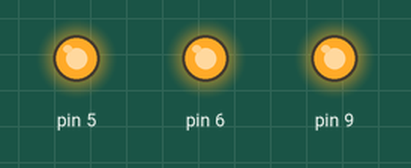
Recording of a sketch running on a simulated Arduino Uno, built with avr-gcc and run on an emulated ATmega328P. On the bench: output pins drawn as LEDs (lit = HIGH).

Above: at 0.1 s.
At 5.15 s:
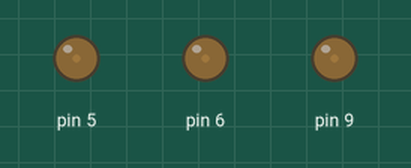
At 9.39 s:
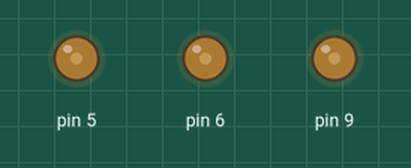
At 13.59 s:
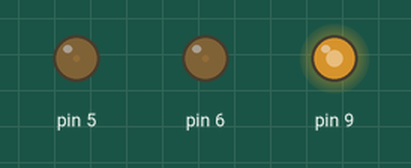
At 22.3 s:
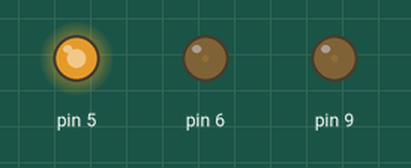
At 39.73 s:
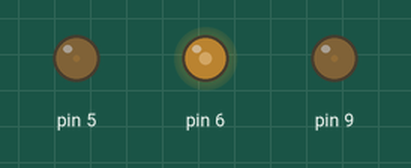
Timing chart, 0 to 40.0 s (numbered marks = the images above):
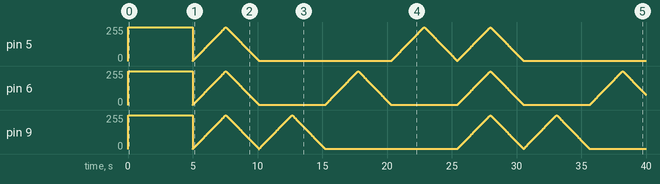

The sketch:

dingletest.ino
```cpp
void setup() {
  // put your setup code here, to run once:
pinMode(9,OUTPUT);
pinMode(6,OUTPUT);
pinMode(5,OUTPUT);
digitalWrite(9,HIGH);
digitalWrite(6,HIGH);
digitalWrite(5,HIGH);
delay(5000);
}

void loop() {
  // put your main code here, to run repeatedly:
  int i = 0;
for(i=0;i<255;i++){
  analogWrite(9,i);
  analogWrite(6,i);
  analogWrite(5,i);
  delay(10);
}


for(i=255;i>0;i--){
  analogWrite(9,i);
  analogWrite(6,i);
  analogWrite(5,i);
  delay(10);
}
for(i=0;i<255;i++){
  analogWrite(9,i);
  delay(10);
}
for(i=255;i>0;i--){
  analogWrite(9,i);
  delay(10);
}
for(i=0;i<255;i++){
  analogWrite(6,i);
  delay(10);
}
for(i=255;i>0;i--){
  analogWrite(6,i);
  delay(10);
}
for(i=0;i<255;i++){
  analogWrite(5,i);
  delay(10);
}
for(i=255;i>0;i--){
  analogWrite(5,i);
  delay(10);
}
}
```
